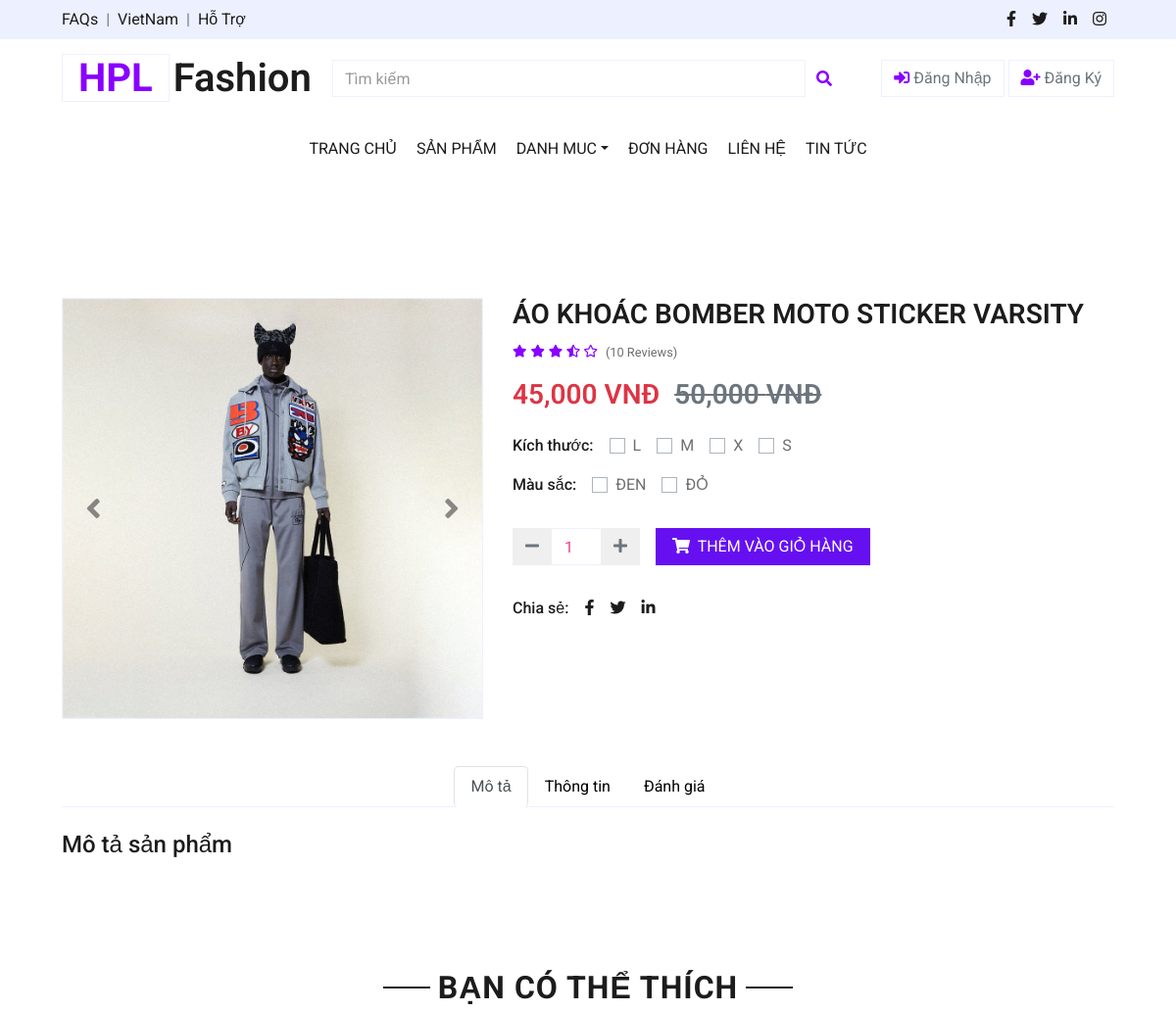
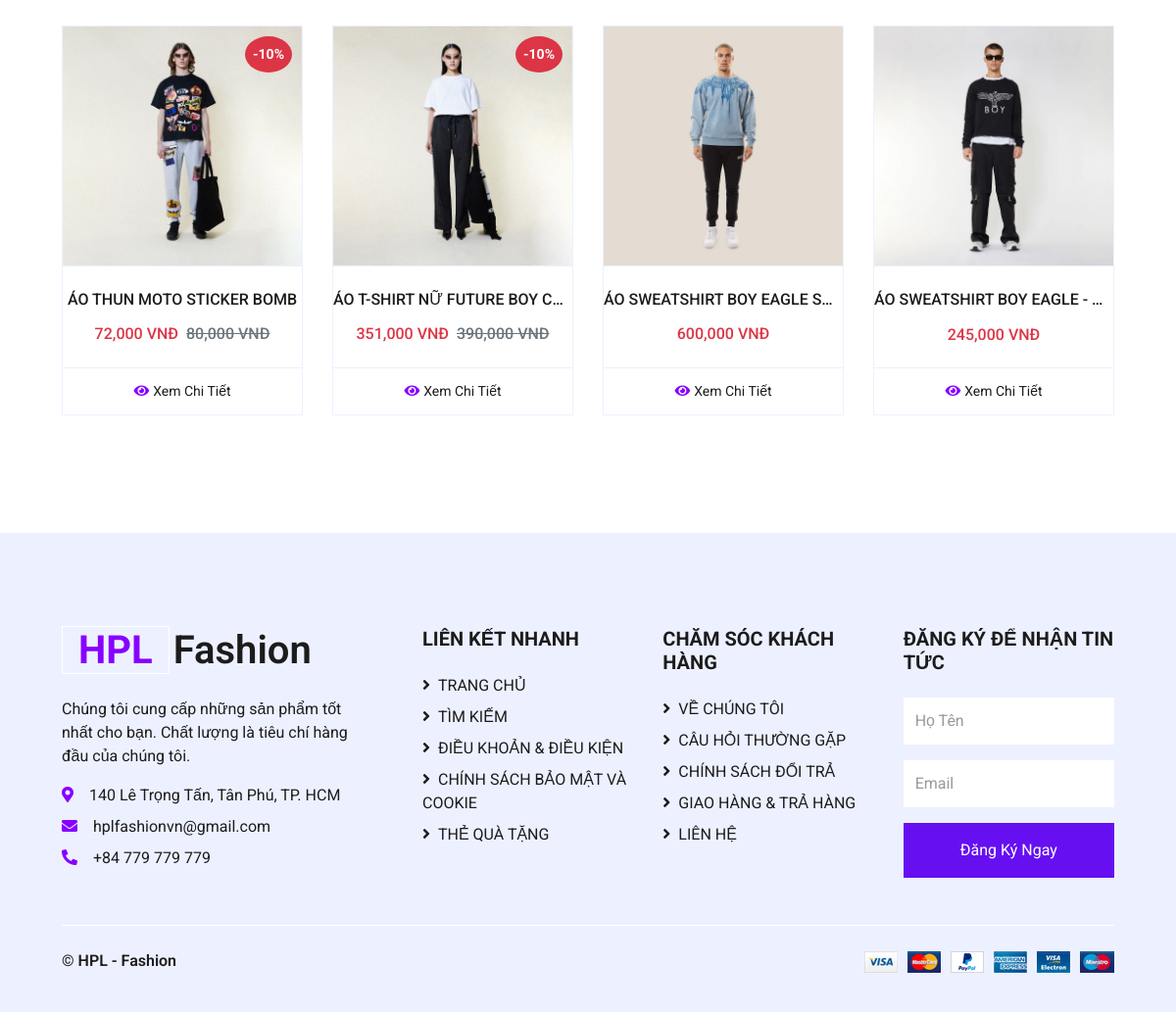
Page /views/detail.php?id=1 on the committed database (2 pictures, top to bottom).
### tables this page shows
CREATE TABLE `products` (
  `product_id` int NOT NULL,
  `product_name` varchar(255) NOT NULL,
  `price` int NOT NULL,
  `category_id` int DEFAULT NULL,
  `subcategory_id` int NOT NULL,
  `image` varchar(255) DEFAULT NULL,
  `image2` varchar(255) DEFAULT NULL,
  `image3` varchar(255) DEFAULT NULL,
  `description` varchar(255) DEFAULT NULL,
  `brand_id` int DEFAULT NULL,
  `size` text,
  `color` text,
  `discount` int DEFAULT '0',
  `view_count` int DEFAULT '0',
  `created_at` datetime DEFAULT CURRENT_TIMESTAMP
);

### config/database.php (called while the page is built, shortened)
<?php
class Database {
    private static $servername = "localhost";
    private static $username = "root";
    private static $password = "";
    private static $dbname = "shopthoitrang";
    private static $conn = null;
    public static function getConnection() {
        if (self::$conn === null) {
            self::$conn = new mysqli(self::$servername, self::$username, self::$password, self::$dbname);
        }
        return self::$conn;
    }
    public static function query($sql) {
        $conn = self::getConnection();
        return $conn->query($sql);
    }
}
?>

### views/detail.php (the view, shortened to what this page needs)
<?php
include('../config/database.php');
$product_id = $_GET['id'] ?? 0;
$conn = Database::getConnection();
$query = "SELECT * FROM products WHERE product_id = $product_id";
$result = $conn->query($query);
$product = $result->fetch_assoc();
?>
<!DOCTYPE html>
<html lang="en">
<head>
    <link href="https://cdnjs.cloudflare.com/ajax/libs/font-awesome/5.10.0/css/all.min.css" rel="stylesheet">
    <link href="../css/style.css" rel="stylesheet">
</head>
<body>
    <?php include '../includes/header.php'; ?>
    <div class="container-fluid py-5">
        <div class="row px-xl-5">
            <div class="col-lg-5 pb-5">
                <div id="product-carousel" class="carousel slide" data-ride="carousel">
                    <div class="carousel-inner border">
                        <div class="carousel-item active" id="image-1">
                            <img class="w-100 h-100" src="../assets/img_product/<?= $product['image'] ?>" alt="Image">
                        </div>
                    </div>
                    <a class="carousel-control-prev" href="#product-carousel" data-slide="prev">
                        <i class="fa fa-2x fa-angle-left text-dark"></i>
                    </a>
                    <a class="carousel-control-next" href="#product-carousel" data-slide="next">
                        <i class="fa fa-2x fa-angle-right text-dark"></i>
                    </a>
                </div>
            </div>
            <div class="col-lg-7 pb-5">
                <h3 class="font-weight-semi-bold"><?= $product['product_name'] ?></h3>
                <div class="d-flex mb-3">
                    <div class="text-primary mr-2">
                        <small class="fas fa-star"></small>
                        <small class="fas fa-star"></small>
                        <small class="fas fa-star"></small>
                        <small class="fas fa-star-half-alt"></small>
                        <small class="far fa-star"></small>
                    </div>
                    <small class="pt-1">(10 Reviews)</small>
                </div>
                <h3 class="font-weight-semi-bold mb-4">
                    <?php
                    $discount = $product['discount'] ?? 0;
                    $discounted_price = $product['price'] * (1-$discount/100);
                    ?>
                    <span class="text-danger"><?= number_format($discounted_price) ?> VNĐ</span>
                    <?php if ($discount>0): ?>
                        <span class="text-muted ml-2"><del><?= number_format($product['price']) ?> VNĐ</del></span>
                    <?php endif; ?>
                </h3>
                <form method="POST" id="addToCartForm">
                <?php
                $product_id = $product['product_id'];
                $sizeString = Database::query("SELECT size FROM products WHERE product_id = $product_id")->fetch_assoc()['size'];
                $sizes = !empty($sizeString) ? array_map('trim', explode(',', $sizeString)) : [];
                ?>
                <div class="d-flex mb-3">
                    <p class="text-dark font-weight-medium mb-0 mr-3">Kích thước:</p>
                    <?php if ($sizes): ?>
                        <?php foreach ($sizes as $index => $size): ?>
                            <div class="custom-control custom-checkbox custom-control-inline">
                                <label class="custom-control-label" for="size-<?= $index ?>"><?= $size ?></label>
                            </div>
                        <?php endforeach; ?>
                    <?php endif; ?>
                </div>
                <div class="d-flex mb-4">
                    <p class="text-dark font-weight-medium mb-0 mr-3">Màu sắc:</p>
                    <?php
                    $colors = !empty($product['color']) ? array_map('trim', explode(',', $product['color'])) : [];
                    foreach ($colors as $index => $color):
                    ?>
                        <div class="custom-control custom-radio custom-control-inline">
                            <label class="custom-control-label" for="color-<?= $index ?>"><?= $color ?></label>
                        </div>
                    <?php endforeach; ?>
                </div>
                <div class="d-flex align-items-center mb-4 pt-2">
                    <div class="input-group" style="width: 130px;">
                        <div class="input-group-prepend">
                            <button class="btn btn-outline-secondary" type="button" onclick="decrementQuantity()">
                                <i class="fa fa-minus"></i>
                            </button>
                        </div>
                        <input type="number" class="form-control text-center" name="quantity" id="quantity" value="1" min="1" required>
                        <div class="input-group-append">
                            <button class="btn btn-outline-secondary" type="button" onclick="incrementQuantity()">
                                <i class="fa fa-plus"></i>
                            </button>
                        </div>
                    </div>
                    <button class="btn btn-primary px-3 ml-3" type="submit">
                        <i class="fa fa-shopping-cart mr-1"></i> THÊM VÀO GIỎ HÀNG
                    </button>
                </div>
            </form>
            <div class="d-flex pt-2">
                <p class="text-dark font-weight-medium mb-0 mr-2">Chia sẻ:</p>
                <div class="d-inline-flex">
                    <a class="text-dark px-2" href="">
                        <i class="fab fa-facebook-f"></i>
                    </a>
                    <a class="text-dark px-2" href="">
                        <i class="fab fa-twitter"></i>
                    </a>
                    <a class="text-dark px-2" href="">
                        <i class="fab fa-linkedin-in"></i>
                    </a>
                </div>
            </div>
        </div>
    </div>
        <div class="row px-xl-5">
            <div class="col">
                <div class="nav nav-tabs justify-content-center border-secondary mb-4">
                    <a class="nav-item nav-link active" data-toggle="tab" href="#tab-pane-1">Mô tả</a>
                    <a class="nav-item nav-link" data-toggle="tab" href="#tab-pane-2">Thông tin</a>
                    <a class="nav-item nav-link" data-toggle="tab" href="#tab-pane-3">Đánh giá</a>
                </div>
                <div class="tab-content">
                    <div class="tab-pane fade show active" id="tab-pane-1">
                        <h4 class="mb-3">Mô tả sản phẩm</h4>
                    </div>
                </div>
            </div>
        </div>
    </div>
    <div class="container-fluid py-5">
        <div class="text-center mb-4">
            <h2 class="section-title px-5"><span class="px-2">BẠN CÓ THỂ THÍCH</span></h2>
        </div>
        <div class="row px-xl-5">
            <?php
            $sql = $conn->query("SELECT products.*, categories.category_name FROM products JOIN categories
            ON products.category_id = categories.category_id ORDER BY RAND() LIMIT 4");
            while ($row = $sql->fetch_array()) {
                $imagePath = '../assets/img_product/' . $row['image'];
                $discount = $row['discount'];
                $discounted_price = $row['price']*(1-$discount/100);
            ?>
                <div class="col-lg-3 col-md-4 col-sm-6 mb-4">
                    <div class="card product-item border-0">
                        <div class="card-header product-img position-relative overflow-hidden bg-transparent border p-0">
                            <img class="img-fluid w-100" src="<?= $imagePath ?>" alt="<?= $row['product_name'] ?>">
                            <?php if ($discount > 0): ?>
                                <div class="discount-badge position-absolute top-0 right-0 bg-danger text-white p-2" style="font-size: 14px; font-weight: bold; border-radius: 50%;">
                                    -<?= $discount ?>%
                                </div>
                            <?php endif; ?>
                        </div>
                        <div class="card-body border-left border-right text-center p-0 pt-4 pb-3">
                            <h6 class="text-truncate mb-3"><?= $row['product_name'] ?></h6>
                            <div class="d-flex justify-content-center">
                                <h6 class="text-danger"><?= number_format($discounted_price) ?> VNĐ</h6>
                                <?php if ($discount > 0): ?>
                                    <h6 class="text-muted ml-2"><del><?= number_format($row['price']) ?> VNĐ</del></h6>
                                <?php endif; ?>
                            </div>
                        </div>
                        <div class="card-footer d-flex justify-content-center bg-light border">
                            <a href="detail.php?id=<?= $row['product_id'] ?>" class="btn btn-sm text-dark p-0">
                                <i class="fas fa-eye text-primary mr-1"></i>Xem Chi Tiết
                            </a>
                        </div>
                    </div>
                </div>
            <?php } ?>
        </div>
    </div>
    <?php include '../includes/footer.php'; ?>
</body>
</html>

### rows in the picture
products: image (picture), product_name "ÁO KHOÁC BOMBER MOTO STICKER VARSITY", discounted_price "45,000", price "50,000", color "ĐEN", color "ĐỎ"
products: image (picture), discount "10", product_name "ÁO THUN MOTO STICKER BOMB", discounted_price "72,000", price "80,000"
products: image (picture), discount "10", product_name "ÁO T-SHIRT NỮ FUTURE BOY C…", discounted_price "351,000", price "390,000"
products: image (picture), product_name "ÁO SWEATSHIRT BOY EAGLE S…", discounted_price "600,000"
products: image (picture), product_name "ÁO SWEATSHIRT BOY EAGLE -…", discounted_price "245,000"

### other values in the picture
$size "L"
$size "M"
$size "X"
$size "S"
